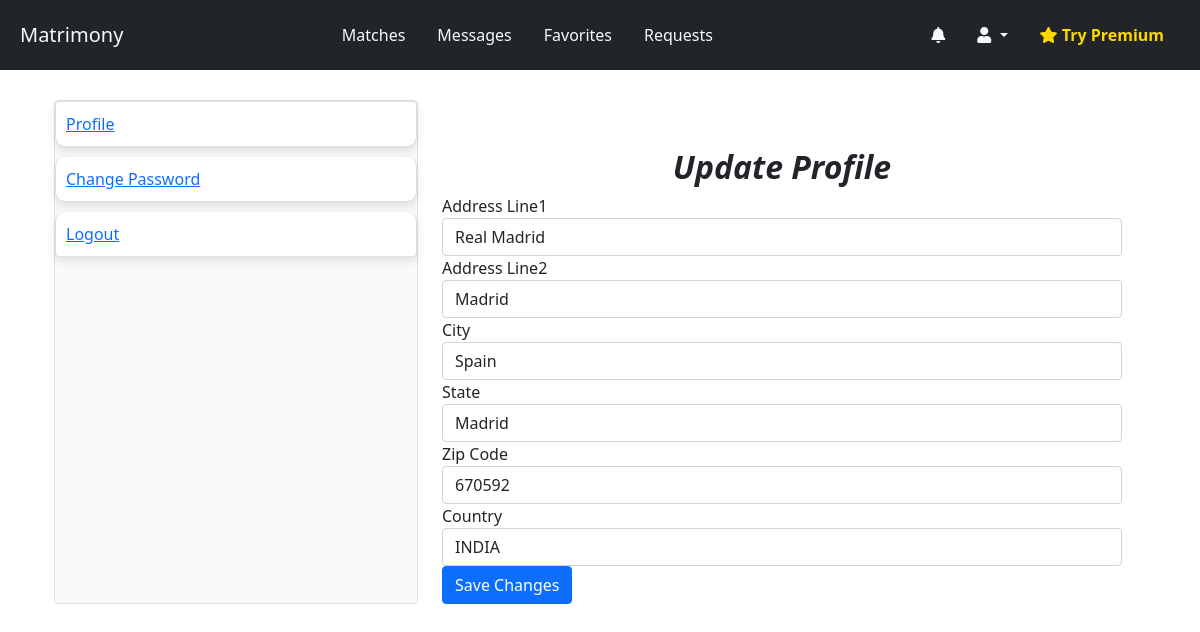
Screenshot of /accounts/address_edit/ (signed in) with the database file from the repository.
### accounts/models.py (models this page shows, shortened)
class Address(models.Model):
        COUNTRY_CHOICES = (
        ('IN','INDIA'),
        )
        user = models.ForeignKey(User,on_delete=models.CASCADE,related_name='address')
        address_line1 = models.TextField(
        max_length=100,
        blank=True,
        verbose_name='Address Line1',
        )
        address_line2 = models.TextField(
        max_length=100,
        blank=True,
        verbose_name='Address Line2',
        )
        city = models.CharField(
        max_length=100,
        blank=True,
        verbose_name='City'
        )
        state = models.CharField(
        max_length=100,
        blank=True,
        verbose_name='State'
        )
        zipcode = models.CharField(
        max_length=6,
        blank=True,
        verbose_name='Zip Code'
        )
        country = models.CharField(
        max_length=100,
        blank=True,
        verbose_name='Country',
        choices=COUNTRY_CHOICES
        )

### accounts/views.py (the view, shortened to what this page needs)
# urls.py: path('address_edit/',AddressUpdateView.as_view(),name ='address_edit'),
class AddressUpdateView(LoginRequiredMixin, UpdateView):
    model = Address
    form_class = AddressForm
    template_name = 'registration/address_update.html'
    success_url = reverse_lazy('accounts:profile')
    def get_object(self):
        return Address.objects.get(user=self.request.user)

### accounts/forms.py
class AddressForm(ModelForm):
    class Meta:
        model = Address
        fields = [
            'address_line1',
            'address_line2',
            'city',
            'state',
            'zipcode',
            'country',
        ]
        widgets = {
            'address_line1':TextInput(attrs={'class':'form-control'}),
            'address_line2':TextInput(attrs={'class':'form-control'}),
            'city': TextInput(attrs={'class':'form-control'}),
            'state': TextInput(attrs={'class':'form-control'}),
            'zipcode': TextInput(attrs={'class':'form-control'}),
            'country': Select(attrs={'class': 'form-control'}),
        }

### accounts/templates/registration/address_update.html (shortened to what this page needs)
{% extends 'registration/shared/accounts_base.html' %}
{% block accounts_content %}
<div class="container mt-5">
    <h2>Update Profile</h2>
    <form method="post">
        <div class="form-group">
            {% include 'components/form_field.html' with field=form.address_line1 %}
        </div>
        <div class="form-group">
            {% include 'components/form_field.html' with field=form.address_line2 %}
        </div>
        <div class="form-group">
            {% include 'components/form_field.html' with field=form.city %}
        </div>
        <div class="form-group">
            {% include 'components/form_field.html' with field=form.state %}
        </div>
        <div class="form-group">
            {% include 'components/form_field.html' with field=form.zipcode %}
        </div>
        <div class="form-group">
            {% include 'components/form_field.html' with field=form.country %}
        </div>
        <button type="submit" class="btn btn-primary">Save Changes</button>
    </form>
</div>
{% endblock accounts_content %}

### templates/components/form_field.html (shortened to what this page needs)
<div class="form-group">
    <label for="{{ field.id_for_label }}">
        {{ field.label }}{% if field.field.required %} <span class="text-danger">*</span>{% endif %}
    </label>
    {{ field }}
</div>

### static/assets/css/usercss/request.css (style rules this page uses)
.container h2 { font-style: italic; font-weight: bold; text-align: center; }
.container { margin-top: 100px; }

### rows the page displays
Address: address_line1 "Real Madrid", address_line2 "Madrid", city "Spain", state "Madrid", zipcode "670592", country "INDIA"

### other values shown
{{ field.label }} "Address Line1 Address Line2 City State Zip Code Country"
